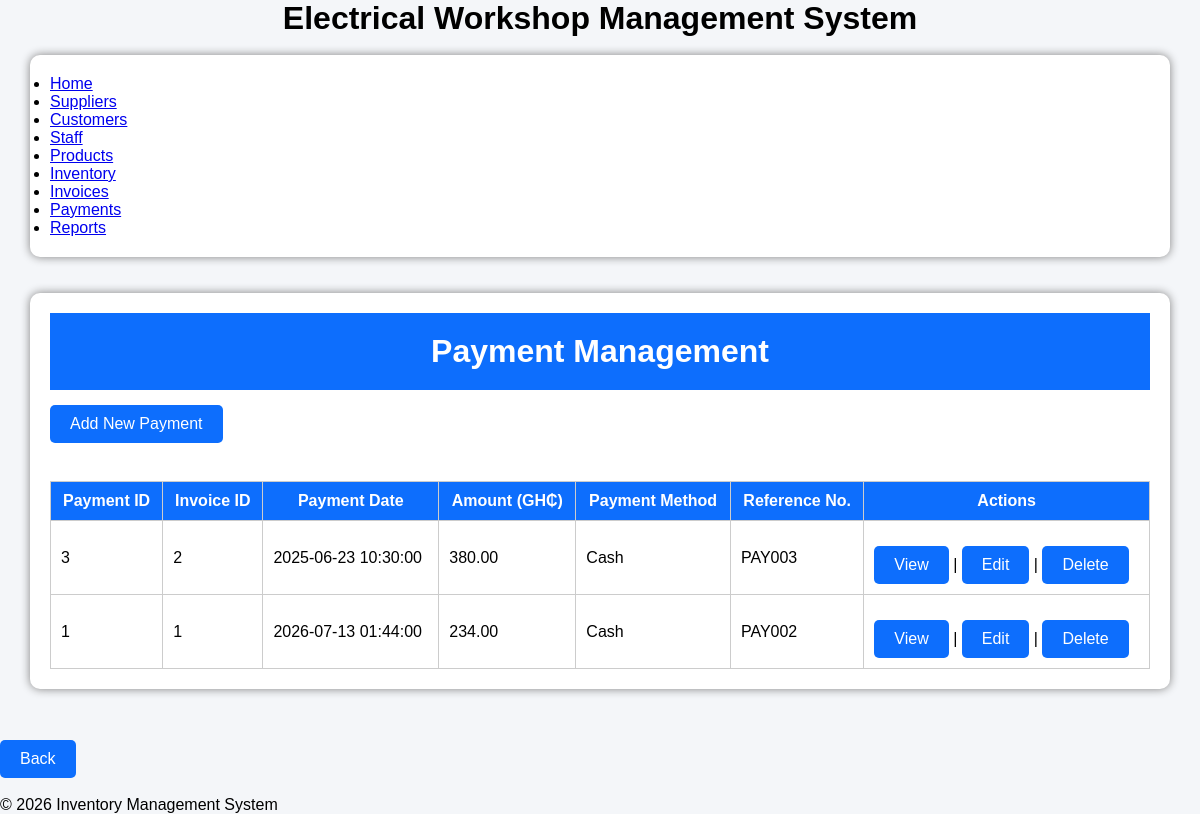
The page /payment/index.php (signed in) on the database its author committed.
### tables this page shows
CREATE TABLE payment (
  `Payment_ID` int NOT NULL AUTO_INCREMENT,
  `Invoice_ID` int NOT NULL,
  `Payment_Date` datetime NOT NULL,
  `Amount` decimal(10,2) NOT NULL,
  `Payment_Method` varchar(30) DEFAULT NULL,
  `Reference_No` varchar(100) DEFAULT NULL,
  PRIMARY KEY (`Payment_ID`),
  KEY `Invoice_ID` (`Invoice_ID`),
  CONSTRAINT `payment_ibfk_1` FOREIGN KEY (`Invoice_ID`) REFERENCES `invoice` (`Invoice_ID`)
);

### payment/index.php (the view, shortened to what this page needs)
<?php
include '../config/database.php';
include '../includes/header.php';
?>
<!DOCTYPE html>
<html>
<head>
<link rel="stylesheet" href="../css/style.css">
</head>
<body>
 <br><br>
<div class="container">
    <h1 class="header">Payment Management</h1>
    <a href="add_payment.php" class="btn btn-primary">Add New Payment</a>
    <br><br>
    <table border="1" cellpadding="10" cellspacing="0" width="100%">
        <tr>
            <th>Payment ID</th>
            <th>Invoice ID</th>
            <th>Payment Date</th>
            <th>Amount (GH₵)</th>
            <th>Payment Method</th>
            <th>Reference No.</th>
            <th>Actions</th>
        </tr>
        <?php
        $sql = "SELECT * FROM Payment ORDER BY Payment_ID DESC";
        $result = mysqli_query($conn, $sql);
        if(mysqli_num_rows($result) > 0){
            while($row = mysqli_fetch_assoc($result)){
        ?>
        <tr>
            <td><?php echo $row['Payment_ID']; ?></td>
            <td><?php echo $row['Invoice_ID']; ?></td>
            <td><?php echo $row['Payment_Date']; ?></td>
            <td><?php echo number_format($row['Amount'],2); ?></td>
            <td><?php echo $row['Payment_Method']; ?></td>
            <td><?php echo $row['Reference_No']; ?></td>
            <td>
                <a href="view_payment.php?payment_id=<?php echo $row['Payment_ID']; ?>" class="btn">View</a> |
                <a href="edit_payment.php?id=<?php echo $row['Payment_ID']; ?>" class="btn">Edit</a> |
                <a href="delete_payment.php?id=<?php echo $row['Payment_ID']; ?>"
                   onclick="return confirm('Are you sure you want to delete this payment?');" class="btn">
                    Delete
                </a>
            </td>
        </tr>
        <?php
            }
        }else{
            echo "<tr><td colspan='7' align='center'>No payments found.</td></tr>";
        }
        ?>
    </table>
</div>
<br><br>
<a href="../index.php" class="btn">Back</a><br><br>
<?php
include '../includes/footer.php';
?>
</body>
</html>

### css/style.css (style rules this page uses)
Body { Font-family: Arial; Background:#f4f4f4; }
.container { Width:70%; Margin:auto; Background:#fff; Padding:20px; Margin-top:40px; Border-radius:10px; Box-shadow:0 0 10px gray; }
Button,.btn { Background:#003366; Color:white; Padding:10px 20px; Border:none; Text-decoration:none; Display:inline-block; Margin-top:15px; Cursor:pointer; }
Table { Width:100%; Border-collapse:collapse; Margin-top:20px; }
Table,th,td { Border:1px solid #ccc; }
Th { Background:#003366; Color:white; Padding:10px; }
Td { Padding:10px; }
* { margin:0; padding:0; box-sizing:border-box; font-family:Arial, Helvetica, sans-serif; }
body { background:#f4f6f9; }
.container { width:95%; margin:auto; }
.header { background:#0d6efd; color:white; padding:20px; text-align:center; }
.btn { display:inline-block; background:#0d6efd; color:white; padding:10px 20px; text-decoration:none; border-radius:5px; }
table { width:100%; border-collapse:collapse; margin-top:20px; }
table th { background:#0d6efd; color:white; padding:10px; }
table td { padding:10px; border:1px solid #ccc; }

### rows shown on the page
payment: Payment_ID "3", Invoice_ID "2", Payment_Date "2025-06-23 10:30:00", Amount "380.00", Payment_Method "Cash", Reference_No "PAY003"
payment: Payment_ID "1", Invoice_ID "1", Payment_Date "2026-07-13 01:44:00", Amount "234.00", Payment_Method "Cash", Reference_No "PAY002"
